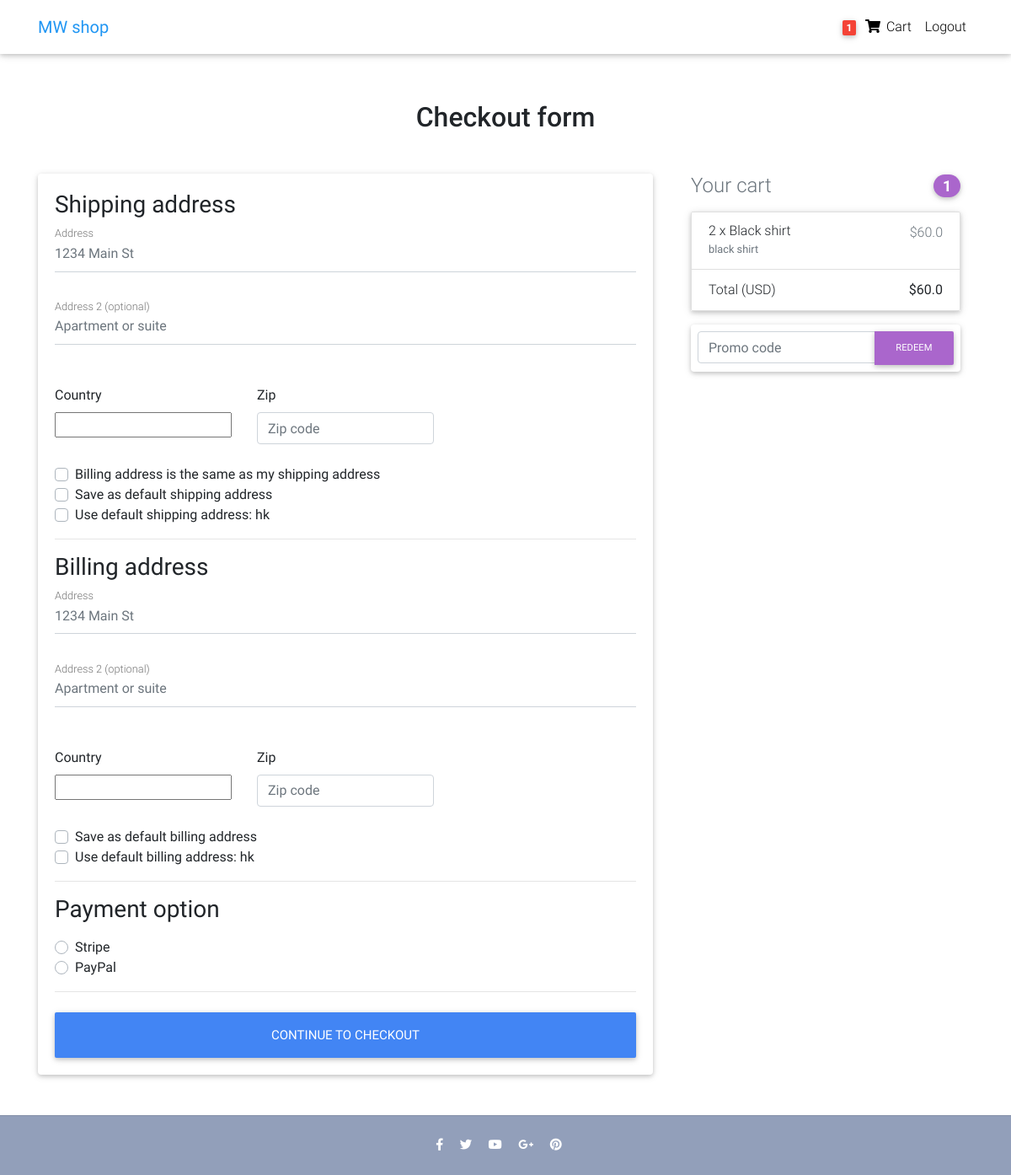
The page /checkout/ (signed in) on the database its author committed.
### core/models.py (models this page shows, shortened)
class Order(models.Model):
    user = models.ForeignKey(settings.AUTH_USER_MODEL,
                             on_delete=models.CASCADE)
    ref_code = models.CharField(max_length=20, blank=True, null=True)
    items = models.ManyToManyField(OrderItem)
    start_date = models.DateTimeField(auto_now_add=True)
    ordered_date = models.DateTimeField()
    ordered = models.BooleanField(default=False)
    shipping_address = models.ForeignKey(
        'Address', related_name='shipping_address', on_delete=models.SET_NULL, blank=True, null=True)
    billing_address = models.ForeignKey(
        'Address', related_name='billing_address', on_delete=models.SET_NULL, blank=True, null=True)
    payment = models.ForeignKey(
        'Payment', on_delete=models.SET_NULL, blank=True, null=True)
    coupon = models.ForeignKey(
        'Coupon', on_delete=models.SET_NULL, blank=True, null=True)
    being_delivered = models.BooleanField(default=False)
    received = models.BooleanField(default=False)
    refund_requested = models.BooleanField(default=False)
    refund_granted = models.BooleanField(default=False)
    '''
    1. Item added to cart
    2. Adding a billing address
    (Failed checkout)
    3. Payment
    (Preprocessing, processing, packaging etc.)
    4. Being delivered
    5. Received
    6. Refunds
    '''
    def get_total(self):
        total = 0
        for order_item in self.items.all():
            total += order_item.get_final_price()
        if self.coupon:
            total -= self.coupon.amount
        return total

class Address(models.Model):
    user = models.ForeignKey(settings.AUTH_USER_MODEL,
                             on_delete=models.CASCADE)
    street_address = models.CharField(max_length=100)
    apartment_address = models.CharField(max_length=100)
    country = CountryField(multiple=False)
    zip = models.CharField(max_length=100)
    address_type = models.CharField(max_length=1, choices=ADDRESS_CHOICES)
    default = models.BooleanField(default=False)
    class Meta:
        verbose_name_plural = 'Addresses'

class OrderItem(models.Model):
    user = models.ForeignKey(settings.AUTH_USER_MODEL,
                             on_delete=models.CASCADE)
    ordered = models.BooleanField(default=False)
    item = models.ForeignKey(Item, on_delete=models.CASCADE)
    quantity = models.IntegerField(default=1)
    def get_total_item_price(self):
        return self.quantity * self.item.price
    def get_final_price(self):
        if self.item.discount_price:
            return self.get_total_discount_item_price()
        return self.get_total_item_price()

class Item(models.Model):
    title = models.CharField(max_length=100)
    price = models.FloatField()
    discount_price = models.FloatField(blank=True, null=True)
    category = models.CharField(choices=CATEGORY_CHOICES, max_length=2)
    label = models.CharField(choices=LABEL_CHOICES, max_length=1)
    slug = models.SlugField()
    description = models.TextField()
    image = models.ImageField()

### core/views.py (the view, shortened to what this page needs)
# urls.py: path('checkout/', CheckoutView.as_view(), name='checkout'),
class CheckoutView(View):
    def get(self, *args, **kwargs):
        try:
            order = Order.objects.get(user=self.request.user, ordered=False)
            form = CheckoutForm()
            context = {
                'form': form,
                'couponform': CouponForm(),
                'order': order,
                'DISPLAY_COUPON_FORM': True
            }
            shipping_address_qs = Address.objects.filter(
                user=self.request.user,
                address_type='S',
                default=True
            )
            if shipping_address_qs.exists():
                context.update(
                    {'default_shipping_address': shipping_address_qs[0]})
            billing_address_qs = Address.objects.filter(
                user=self.request.user,
                address_type='B',
                default=True
            )
            if billing_address_qs.exists():
                context.update(
                    {'default_billing_address': billing_address_qs[0]})
            return render(self.request, "checkout.html", context)
        except ObjectDoesNotExist:
            messages.info(self.request, "You do not have an active order")
            return redirect("core:checkout")

### core/forms.py
class CheckoutForm(forms.Form):
    shipping_address = forms.CharField(required=False)
    shipping_address2 = forms.CharField(required=False)
    shipping_country = CountryField(blank_label='(select country)').formfield(
        required=False,
        widget=CountrySelectWidget(attrs={
            'class': 'custom-select d-block w-100',
        }))
    shipping_zip = forms.CharField(required=False)
    billing_address = forms.CharField(required=False)
    billing_address2 = forms.CharField(required=False)
    billing_country = CountryField(blank_label='(select country)').formfield(
        required=False,
        widget=CountrySelectWidget(attrs={
            'class': 'custom-select d-block w-100',
        }))
    billing_zip = forms.CharField(required=False)
    same_billing_address = forms.BooleanField(required=False)
    set_default_shipping = forms.BooleanField(required=False)
    use_default_shipping = forms.BooleanField(required=False)
    set_default_billing = forms.BooleanField(required=False)
    use_default_billing = forms.BooleanField(required=False)
    payment_option = forms.ChoiceField(
        widget=forms.RadioSelect, choices=PAYMENT_CHOICES)

class CouponForm(forms.Form):
    code = forms.CharField(widget=forms.TextInput(attrs={
        'class': 'form-control',
        'placeholder': 'Promo code',
        'aria-label': 'Recipient\'s username',
        'aria-describedby': 'basic-addon2'
    }))

### core/templatetags/cart_template_tags.py (called while the page is built)
@register.filter
def cart_item_count(user):
    if user.is_authenticated:
        qs = Order.objects.filter(user=user, ordered=False)
        if qs.exists():
            return qs[0].items.count()
    return 0

### templates/checkout.html (shortened to what this page needs)
{% extends "base.html" %}
{% load crispy_forms_tags %}
{% block content %}
  <main >
    <div class="container wow fadeIn">
      <h2 class="my-5 h2 text-center">Checkout form</h2>
      <div class="row">
        <div class="col-md-8 mb-4">
          <div class="card">
            <form method="POST" class="card-body">
              <h3>Shipping address</h3>
              <div class='hideable_shipping_form'>
                <div class="md-form mb-5">
                  <input type='text' placeholder='1234 Main St' id='shipping_address' name='shipping_address' class='form-control' />
                  <label for="shipping_address" class="">Address</label>
                </div>
                <div class="md-form mb-5">
                  <input type='text' placeholder='Apartment or suite' id='shipping_address2' name='shipping_address2' class='form-control' />
                  <label for="shipping_address2" class="">Address 2 (optional)</label>
                </div>
                <div class="row">
                  <div class="col-lg-4 col-md-12 mb-4">
                    <label for="country">Country</label>
                    {{ form.shipping_country }}
                  </div>
                  <div class="col-lg-4 col-md-6 mb-4">
                    <label for="shipping_zip">Zip</label>
                    <input type='text' placeholder='Zip code' id='shipping_zip' name='shipping_zip' class='form-control' />
                  </div>
                </div>
                <div class="custom-control custom-checkbox">
                  <label class="custom-control-label" for="same_billing_address">Billing address is the same as my shipping address</label>
                </div>
                <div class="custom-control custom-checkbox">
                  <label class="custom-control-label" for="set_default_shipping">Save as default shipping address</label>
                </div>
              </div>
              {% if default_shipping_address %}
              <div class="custom-control custom-checkbox">
                <label class="custom-control-label" for="use_default_shipping">Use default shipping address: {{ default_shipping_address.street_address|truncatechars:10 }}</label>
              </div>
              {% endif %}
              <hr>
              <h3>Billing address</h3>
              <div class='hideable_billing_form'>
                <div class="md-form mb-5">
                  <input type='text' placeholder='1234 Main St' id='billing_address' name='billing_address' class='form-control' />
                  <label for="billing_address" class="">Address</label>
                </div>
                <div class="md-form mb-5">
                  <input type='text' placeholder='Apartment or suite' id='billing_address2' name='billing_address2' class='form-control' />
                  <label for="billing_address2" class="">Address 2 (optional)</label>
                </div>
                <div class="row">
                  <div class="col-lg-4 col-md-12 mb-4">
                    <label for="country">Country</label>
                    {{ form.billing_country }}
                  </div>
                  <div class="col-lg-4 col-md-6 mb-4">
                    <label for="billing_zip">Zip</label>
                    <input type='text' placeholder='Zip code' id='billing_zip' name='billing_zip' class='form-control' />
                  </div>
                </div>
                <div class="custom-control custom-checkbox">
                  <label class="custom-control-label" for="set_default_billing">Save as default billing address</label>
                </div>
              </div>
              {% if default_billing_address %}
              <div class="custom-control custom-checkbox">
                <label class="custom-control-label" for="use_default_billing">Use default billing address: {{ default_billing_address.street_address|truncatechars:10 }}</label>
              </div>
              {% endif %}
              <hr>
              <h3>Payment option</h3>
              <div class="d-block my-3">
                {% for value, name in form.fields.payment_option.choices %}
                <div class="custom-control custom-radio">
                  <label class="custom-control-label" for="{{ name }}">{{ name }}</label>
                </div>
                {% endfor %}
              </div>
              <hr class="mb-4">
              <button class="btn btn-primary btn-lg btn-block" type="submit">Continue to checkout</button>
            </form>
          </div>
        </div>
        <div class="col-md-4 mb-4">
          {% include "order_snippet.html" %}
        </div>
      </div>
    </div>
  </main>
{% endblock content %}

### templates/navbar.html (shortened to what this page needs)
{% load cart_template_tags %}
<nav class="navbar fixed-top navbar-expand-lg navbar-light white scrolling-navbar">
    <div class="container">
      <a class="navbar-brand waves-effect" href="/">
        <strong class="blue-text">MW shop</strong>
      </a>
      <div class="collapse navbar-collapse" id="navbarSupportedContent">
        <ul class="navbar-nav nav-flex-icons">
          {% if request.user.is_authenticated %}
          <li class="nav-item">
            <a href="{% url 'core:order-summary' %}" class="nav-link waves-effect">
              <span class="badge red z-depth-1 mr-1"> {{ request.user|cart_item_count }} </span>
              <i class="fas fa-shopping-cart"></i>
              <span class="clearfix d-none d-sm-inline-block"> Cart </span>
            </a>
          </li>
          <li class="nav-item">
            <a class="nav-link waves-effect" href="{% url 'account_logout' %}">
              <span class="clearfix d-none d-sm-inline-block"> Logout </span>
            </a>
          </li>
          {% endif %}
        </ul>
      </div>
    </div>
  </nav>

### templates/order_snippet.html (shortened to what this page needs)
<div class="col-md-12 mb-4">
    <h4 class="d-flex justify-content-between align-items-center mb-3">
    <span class="text-muted">Your cart</span>
    <span class="badge badge-secondary badge-pill">{{ order.items.count }}</span>
    </h4>
    <ul class="list-group mb-3 z-depth-1">
    {% for order_item in order.items.all %}
    <li class="list-group-item d-flex justify-content-between lh-condensed">
        <div>
        <h6 class="my-0">{{ order_item.quantity }} x {{ order_item.item.title}}</h6>
        <small class="text-muted">{{ order_item.item.description}}</small>
        </div>
        <span class="text-muted">${{ order_item.get_final_price }}</span>
    </li>
    {% endfor %}
    <li class="list-group-item d-flex justify-content-between">
        <span>Total (USD)</span>
        <strong>${{ order.get_total }}</strong>
    </li>
    </ul>
    {% if DISPLAY_COUPON_FORM %}
    <form class="card p-2" action="{% url 'core:add-coupon' %}" method="POST">
        <div class="input-group">
            {{ couponform.code }}
            <div class="input-group-append">
            <button class="btn btn-secondary btn-md waves-effect m-0" type="submit">Redeem</button>
            </div>
        </div>
    </form>
    {% endif %}
</div>

### templates/base.html (style rules this page uses)
html, body, header, .carousel { height: 60vh; }

### rows shown on the page
Address: street_address "hk"
Address: street_address "hk"
Order: items.count "1", get_total "60.0"
OrderItem: quantity "2", item "Black shirt", item.description "black shirt", get_final_price "60.0"

### other values the page prints
{{ request.user|cart_item_count }} "1"
{{ name }} "Stripe" "PayPal"
